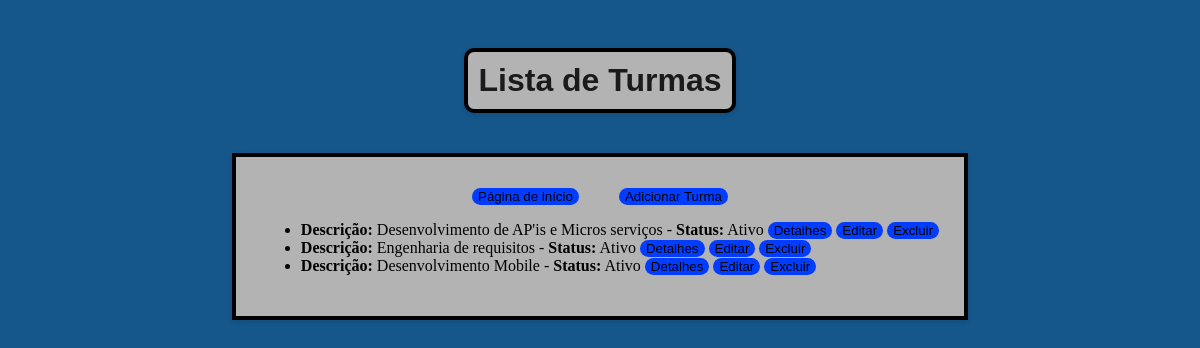
/turmas, run on an earlier commit of the app's database.
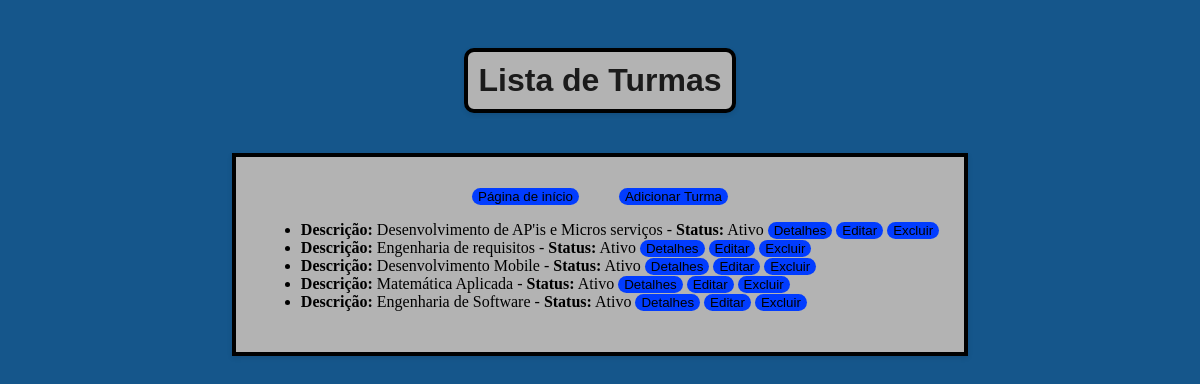
And on a later commit of the database.
### app/models.py (models this page shows)
class Turma(db.Model):
    __tablename__ = 'turmas'
    id = db.Column(db.Integer, primary_key=True)
    descricao = db.Column(db.String(100), nullable=False)
    status = db.Column(db.Boolean, default=True)
    professor_id = db.Column(db.Integer, db.ForeignKey(
        'professores.id'), nullable=False)
    alunos = db.relationship('Aluno', backref='turma', lazy="select")

### app/turmas/turmas_routes.py (the view)
@turmas_blueprint.route("/turmas", methods=["GET"])
def get_turmas():
    turmas = listar_turmas()
    return render_template('turmas/turmas.html', turmas=turmas)

### app/turmas/turmas_model.py (called while the page is built)
def listar_turmas():
    turmas = Turma.query.all()
    return [
        {
            "id": turma.id,
            "descricao": turma.descricao,
            "professor": turma.professor_id,
            "status": turma.status
        }
        for turma in turmas
    ]

### app/templates/turmas/turmas.html (shortened to what this page needs)
<!DOCTYPE html>
<html lang="pt-BR">
<head>
    <link rel="stylesheet" href="{{ url_for('static', filename='turmas.css') }}">
</head>
<body>
    <h1>Lista de Turmas</h1>
    <section class="container">
        <div class="button_home">
            <a href="{{ url_for('index') }}"><button>Página de início</button></a>
            <a href="/turmas/novo"><button>Adicionar Turma</button></a>
        </div>
        <ul>
            {% if turmas %}
                {% for turma in turmas %}
                    <li>
                        <strong>Descrição:</strong> {{ turma.descricao }}
                        - <strong>Status:</strong> {{ 'Ativo' if turma.status else 'Inativo' }}
                        <a href="/turmas/{{ turma.id }}"><button>Detalhes</button></a>
                        <a href="/turmas/{{ turma.id }}/atualizar"><button>Editar</button></a>
                        <form action="/turmas/{{ turma.id }}" method="POST" style="display:inline;" onsubmit="return confirmDelete(this);">
                            <button type="submit">Excluir</button>
                        </form>
                    </li>
                {% endfor %}
            {% else %}
                <li>Nenhuma turma cadastrada.</li>
            {% endif %}
        </ul>
    </section>
</body>
</html>

What changed in the data, as far as the page shows it:
added Turma: descricao "Matemática Aplicada", status "Ativo"
added Turma: descricao "Engenharia de Software", status "Ativo"
